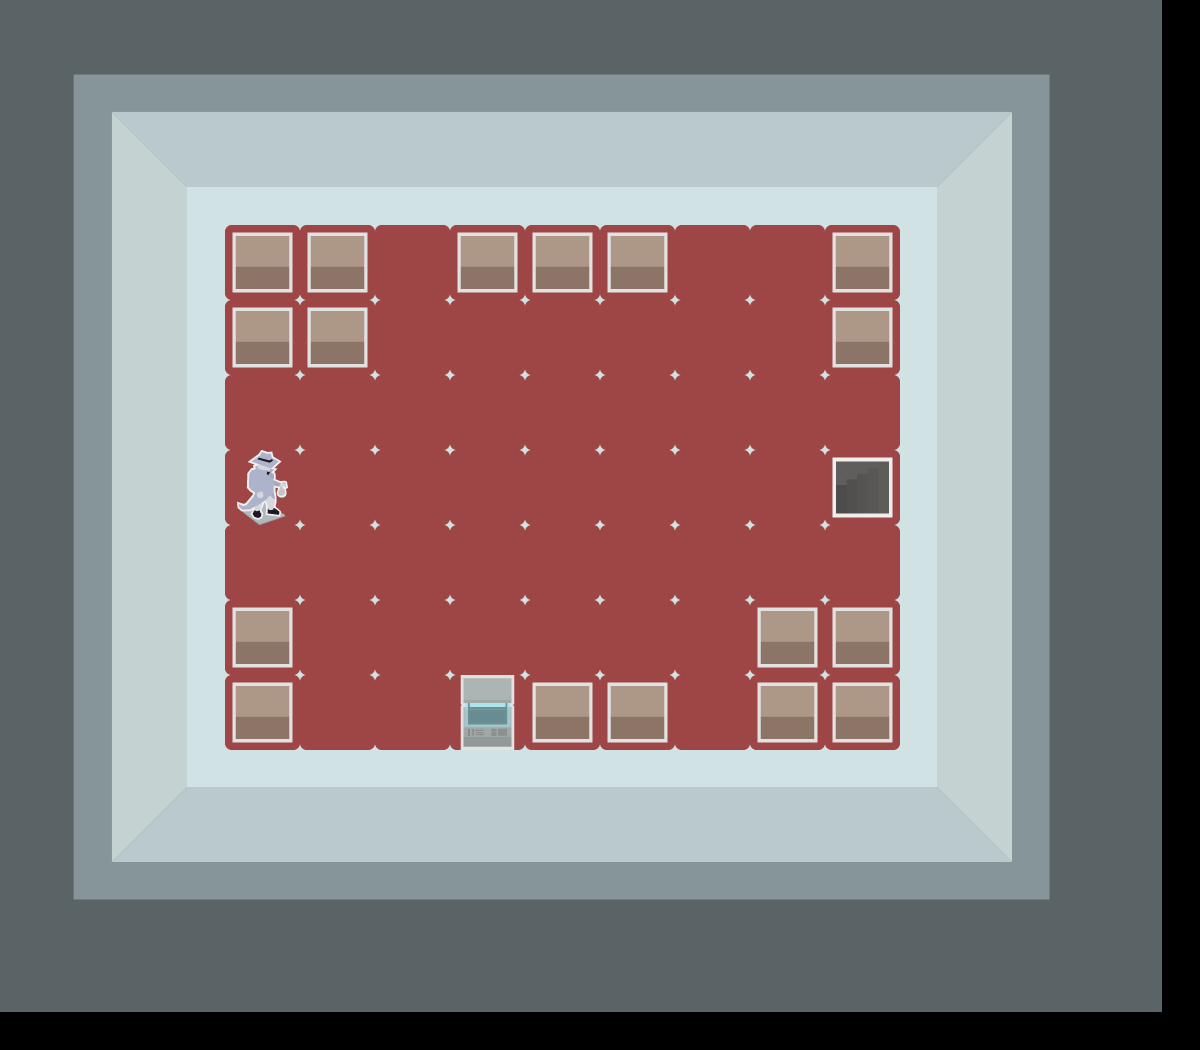

This game map was drawn from its Tiled (.tmx) file and the tilesets committed beside it. A one-line description and the full map source follow:
An orthogonal 16x14 tile map with 75x75 px tiles, 3 tile layers (Board, Tiles, Assets), 6 tilesets and 13 objects.

<map version="1.0" tiledversion="1.1.4" orientation="orthogonal" renderorder="right-down" width="16" height="14" tilewidth="75" tileheight="75" infinite="0" nextobjectid="20">
 <tileset firstgid="1" name="hq_v2" tilewidth="75" tileheight="75" tilecount="56" columns="8">
  <image source="tilesets/hq_v2.png" width="600" height="525" />
 </tileset>
 <tileset firstgid="57" name="hq" tilewidth="38" tileheight="38" tilecount="100" columns="10">
  <image source="tilesets/hq.png" width="380" height="380" />
 </tileset>
 <tileset firstgid="157" name="tiles" tilewidth="75" tileheight="75" tilecount="12" columns="4">
  <image source="tiles.png" width="300" height="225" />
 </tileset>
 <tileset firstgid="169" name="warehouse_v2" tilewidth="75" tileheight="75" tilecount="42" columns="6">
  <image source="tilesets/warehouse_v2.png" width="450" height="525" />
 </tileset>
 <tileset firstgid="211" name="warehouse_v2" tilewidth="75" tileheight="75" tilecount="42" columns="6">
  <image source="tilesets/warehouse_v2.png" width="450" height="525" />
 </tileset>
 <tileset firstgid="253" name="lab_v2" tilewidth="75" tileheight="75" tilecount="30" columns="5">
  <image source="tilesets/lab_v2.png" width="375" height="450" />
 </tileset>
 <layer name="Board" width="16" height="14" offsetx="-38" offsety="-38">
  <data encoding="csv">
253,253,253,253,253,253,253,253,253,253,253,253,253,253,253,253,
253,258,259,259,259,259,259,259,259,259,259,259,259,259,262,253,
253,263,264,265,265,265,265,265,265,265,265,265,265,266,267,253,
253,263,269,270,270,270,270,270,270,270,270,270,270,269,267,253,
253,263,269,270,270,270,270,270,270,270,270,270,270,269,267,253,
253,263,269,270,270,270,270,270,270,270,270,270,270,269,267,253,
253,263,269,270,270,270,270,270,270,270,270,270,270,269,267,253,
253,263,269,270,270,270,270,270,270,270,270,270,270,269,267,253,
253,263,269,270,270,270,270,270,270,270,270,270,270,269,267,253,
253,263,269,270,270,270,270,270,270,270,270,270,270,269,267,253,
253,263,269,270,270,270,270,270,270,270,270,270,270,269,267,253,
253,263,274,265,265,265,265,265,265,265,265,265,265,276,267,253,
253,278,279,279,279,279,279,279,279,279,279,279,279,279,282,253,
253,253,253,253,253,253,253,253,253,253,253,253,253,253,253,253
</data>
 </layer>
 <layer name="Tiles" width="16" height="14">
  <data encoding="csv">
0,0,0,0,0,0,0,0,0,0,0,0,0,0,0,0,
0,0,0,0,0,0,0,0,0,0,0,0,0,0,0,0,
0,0,0,0,0,0,0,0,0,0,0,0,0,0,0,0,
0,0,0,162,162,162,162,162,162,162,162,162,0,0,0,0,
0,0,0,162,162,162,162,162,162,162,162,162,0,0,0,0,
0,0,0,162,162,162,162,162,162,162,162,162,0,0,0,0,
0,0,0,162,162,162,162,162,162,162,162,162,0,0,0,0,
0,0,0,162,162,162,162,162,162,162,162,162,0,0,0,0,
0,0,0,162,162,162,162,162,162,162,162,162,0,0,0,0,
0,0,0,162,162,162,162,162,162,162,162,162,0,0,0,0,
0,0,0,0,0,0,0,0,0,0,0,0,0,0,0,0,
0,0,0,0,0,0,0,0,0,0,0,0,0,0,0,0,
0,0,0,0,0,0,0,0,0,0,0,0,0,0,0,0,
0,0,0,0,0,0,0,0,0,0,0,0,0,0,0,0
</data>
 </layer>
 <layer name="Assets" width="16" height="14">
  <data encoding="csv">
0,0,0,0,0,0,0,0,0,0,0,0,0,0,0,0,
0,0,0,0,0,0,0,0,0,0,0,0,0,0,0,0,
0,0,0,0,0,0,0,0,0,0,0,0,0,0,0,0,
0,0,0,157,157,0,157,157,157,0,0,157,0,0,0,0,
0,0,0,157,157,0,0,0,0,0,0,157,0,0,0,0,
0,0,0,0,0,0,0,0,0,0,0,0,0,0,0,0,
0,0,0,164,0,0,0,0,0,0,0,158,0,0,0,0,
0,0,0,0,0,0,0,0,0,0,0,0,0,0,0,0,
0,0,0,157,0,0,0,0,0,0,157,157,0,0,0,0,
0,0,0,157,0,0,159,157,157,0,157,157,0,0,0,0,
0,0,0,0,0,0,0,0,0,0,0,0,0,0,0,0,
0,0,0,0,0,0,0,0,0,0,0,0,0,0,0,0,
0,0,0,0,0,0,0,0,0,0,0,0,0,0,0,0,
0,0,0,0,0,0,0,0,0,0,0,0,0,0,0,0
</data>
 </layer>
 <objectgroup color="#0a16fa" name="Random Key" opacity="0.67">
  <object id="13" x="375" y="225" width="450" height="300" />
  <object id="15" gid="166" x="450" y="375" width="75" height="75" />
 </objectgroup>
 <objectgroup color="#e51418" name="Random Enemies" opacity="0.64">
  <object id="1" x="375" y="225" width="75" height="525" />
  <object id="4" gid="163" x="375" y="450" width="75" height="75" />
  <object id="5" gid="163" x="375" y="525" width="75" height="75" />
  <object id="6" x="675" y="225" width="150" height="375" />
  <object id="7" x="450" y="525" width="225" height="150" />
  <object id="9" gid="163" x="675" y="450" width="75" height="75" />
  <object id="10" gid="163" x="675" y="525" width="75" height="75" />
  <object id="11" gid="163" x="525" y="600" width="75" height="75" />
  <object id="12" gid="163" x="525" y="675" width="75" height="75" />
 </objectgroup>
 <objectgroup color="#15e606" name="Scramble Enemies" opacity="0.66">
  <object id="16" x="450" y="300" width="225" height="225" />
  <object id="18" gid="163" x="525" y="450" width="75" height="75" />
 </objectgroup>
</map>
